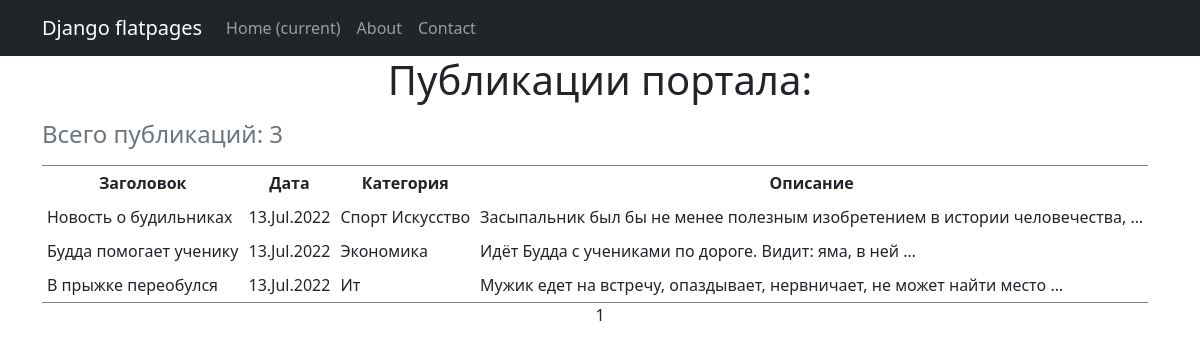
The app's page /posts/, older data.
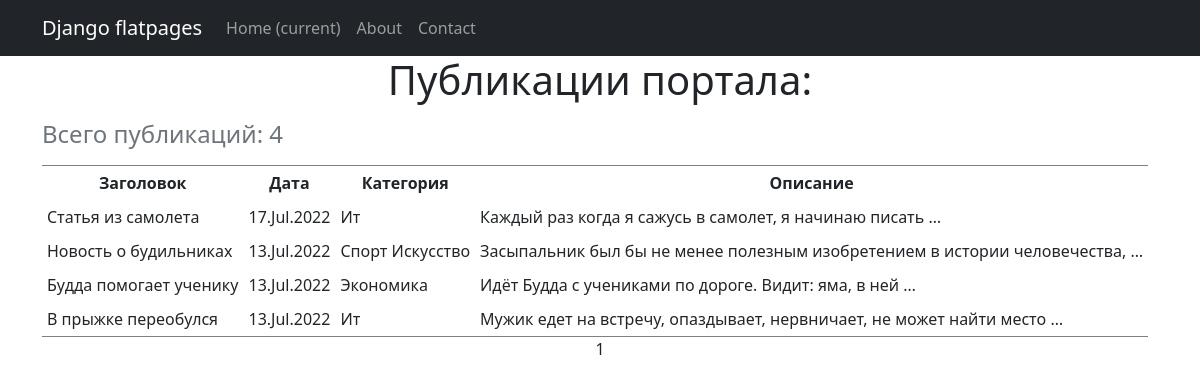
The same page, newer data.
### news/models.py (models this page shows, shortened)
class Post(models.Model):
    news = 'NW'
    article = 'AR'
    POST_TYPES =[
        (news, 'Новость'),
        (article, 'Статья'),
    ]
    author_user = models.ForeignKey('Author', on_delete=models.CASCADE)
    post_type = models.CharField(max_length=2,
                                  choices=POST_TYPES,
                                  default=article)
    create_date = models.DateTimeField(auto_now_add=True)
    category = models.ManyToManyField('Category', through='PostCategory')
    header_post = models.CharField(max_length=128)
    text_post = models.TextField()
    rating_post = models.SmallIntegerField(default=0)
    class Meta:
        verbose_name = 'Публикация'
        verbose_name_plural = 'Публикации'

class Category(models.Model):
    name_category = models.CharField(max_length=64, unique=True, verbose_name='Название', help_text='Название категории - 64 символа')
    def __str__(self):
        return f"{self.name_category.title()}"
    class Meta:
        verbose_name = 'Категория'
        verbose_name_plural = 'Категории'

### news/views.py (the view)
# urls.py: path('', PostsList.as_view()),
class PostsList(ListView):
    model = Post
    ordering = '-create_date'
    template_name = 'posts.html'
    context_object_name = 'posts'
    paginate_by = 10
    def get_context_data(self, **kwargs):
        context = super().get_context_data(**kwargs)
        return context

### news/templatetags/custom_filters.py (called while the page is built)
@register.filter()
def censor(value):
    if not isinstance(value, str):
        raise TypeError("Цензура осуществляется только для объекта типа строка (str)")
    else:
        list_ = value.split(" ")
        for i in range(len(list_)):
            if list_[i].strip(string.punctuation).lower() in CENSOR_LIST:
                for j in range(1, len(list_[i])):
                    if list_[i][j] not in string.punctuation:
                        list_[i] = f"{list_[i][:j]}*{list_[i][j+1:]}"
        return f'{" ".join(list_)}'

### templates/posts.html (shortened to what this page needs)
{% extends 'flatpages/default.html' %}
{% load custom_filters %}
{% block content %}
<h1>Публикации портала:</h1>
{% if posts %}
    <table border="3" cellspacing="10" cellpadding="5" frame="hsides">
        <caption align="top"> <h4>Всего публикаций: {{ posts|length }}</h4></caption>
        <tr>
            <th>Заголовок</th>
            <th>Дата</th>
            <th>Категория</th>
            <th>Описание</th>
        </tr>
        {% for post in posts %}
        <tr>
            <td align="left">{{ post.header_post|censor }}</td>
            <td>{{ post.create_date|date:'d.M.Y' }}</td>
            <td align="left">
                {% for cat in post.category.all %}
                {{ cat }}
                {% endfor %}
            </td>
            <td align="left">{{ post.text_post|truncatewords:10|censor }}</td>
        </tr>
        {% endfor %}
    </table>
{% else %}
    <h3>А новостей на сегодня нет!</h3>
{% endif %}
    {{ page_obj.number }}
{% endblock content %}

### templates/flatpages/default.html (shortened to what this page needs)
<!DOCTYPE html>
<html lang="en">
    <head>
        {% load static %}
        <link href="{% static 'css/styles.css' %}" rel="stylesheet" />
    </head>
    <body>
        <nav class="navbar navbar-expand-lg navbar-dark bg-dark static-top">
           <div class="container">
               <a class="navbar-brand" href="#">Django flatpages</a>
               <div class="collapse navbar-collapse" id="navbarResponsive">
                   <ul class="navbar-nav ml-auto">
                       <li class="nav-item active">
                           <a class="nav-link" href="#">Home
                               <span class="sr-only">(current)</span>
                           </a>
                       </li>
                       <li class="nav-item">
                           <a class="nav-link" href="/about/">About</a>
                       </li>
                       <li class="nav-item">
                           <a class="nav-link" href="/contacts/">Contact</a>
                       </li>
                   </ul>
               </div>
           </div>
        </nav>
        <div class="container">
           <div class="row">
               <div class="col-lg-12 text-center">
                   {% block content %}{% endblock content %}
               </div>
           </div>
        </div>
    </body>
</html>

Row changes from the older to the newer data that the page shows:
added Post: header_post|censor "Статья из самолета", create_date "17.Jul.2022", text_post|censor "Каждый раз когда я сажусь в самолет, я начинаю писать …", Category (name_category "Ит")
Text that changed along with them:
{{ posts|length }}: "3" → "4"
